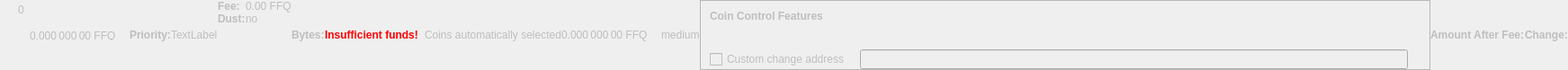
    <widget class="QWidget" name="dummyHideWidget" native="true">
     <property name="enabled">
      <bool>false</bool>
     </property>
     <property name="maximumSize">
      <size>
       <width>100</width>
       <height>22</height>
      </size>
     </property>
     <layout class="QHBoxLayout" name="dummyHideLayout">
      <property name="spacing">
       <number>0</number>
      </property>
      <property name="leftMargin">
       <number>0</number>
      </property>
      <property name="topMargin">
       <number>0</number>
      </property>
      <property name="rightMargin">
       <number>0</number>
      </property>
      <property name="bottomMargin">
       <number>0</number>
      </property>
      <item>
       <layout class="QFormLayout" name="formLayoutCoinControl1">
        <property name="horizontalSpacing">
         <number>10</number>
        </property>
        <property name="verticalSpacing">
         <number>14</number>
        </property>
        <property name="leftMargin">
         <number>10</number>
        </property>
        <property name="topMargin">
         <number>4</number>
        </property>
        <property name="rightMargin">
         <number>6</number>
        </property>
        <item row="0" column="1">
         <widget class="QLabel" name="labelCoinControlBytes">
          <property name="cursor">
           <cursorShape>IBeamCursor</cursorShape>
          </property>
          <property name="contextMenuPolicy">
           <enum>Qt::ActionsContextMenu</enum>
          </property>
          <property name="text">
           <string notr="true">0</string>
          </property>
          <property name="textInteractionFlags">
           <set>Qt::LinksAccessibleByMouse|Qt::TextSelectableByKeyboard|Qt::TextSelectableByMouse</set>
          </property>
         </widget>
        </item>
       </layout>
      </item>
      <item>
       <widget class="QLabel" name="labelCoinControlAfterFee">
        <property name="enabled">
         <bool>false</bool>
        </property>
        <property name="sizePolicy">
         <sizepolicy hsizetype="Fixed" vsizetype="Fixed">
          <horstretch>0</horstretch>
          <verstretch>0</verstretch>
         </sizepolicy>
        </property>
        <property name="minimumSize">
         <size>
          <width>111</width>
          <height>12</height>
         </size>
        </property>
        <property name="maximumSize">
         <size>
          <width>111</width>
          <height>12</height>
         </size>
        </property>
        <property name="cursor">
         <cursorShape>IBeamCursor</cursorShape>
        </property>
        <property name="contextMenuPolicy">
         <enum>Qt::ActionsContextMenu</enum>
        </property>
        <property name="text">
         <string notr="true">0.000 000 00 FFQ</string>
        </property>
        <property name="textInteractionFlags">
         <set>Qt::LinksAccessibleByMouse|Qt::TextSelectableByKeyboard|Qt::TextSelectableByMouse</set>
        </property>
       </widget>
      </item>
      <item>
       <widget class="QLabel" name="labelCoinControlPriorityText">
        <property name="enabled">
         <bool>false</bool>
        </property>
        <property name="font">
         <font>
          <weight>75</weight>
          <bold>true</bold>
         </font>
        </property>
        <property name="text">
         <string>Priority:</string>
        </property>
       </widget>
      </item>
      <item>
       <layout class="QHBoxLayout" name="horizontalLayout">
        <item>
         <widget class="QLabel" name="WarningLabel">
          <property name="text">
           <string>TextLabel</string>
          </property>
         </widget>
        </item>
       </layout>
      </item>
      <item>
       <layout class="QFormLayout" name="formLayoutCoinControl3">
        <property name="horizontalSpacing">
         <number>0</number>
        </property>
        <property name="verticalSpacing">
         <number>0</number>
        </property>
        <property name="leftMargin">
         <number>0</number>
        </property>
        <property name="topMargin">
         <number>0</number>
        </property>
        <property name="rightMargin">
         <number>0</number>
        </property>
        <item row="0" column="0">
         <widget class="QLabel" name="labelCoinControlFeeText">
          <property name="enabled">
           <bool>false</bool>
          </property>
          <property name="font">
           <font>
            <weight>75</weight>
            <bold>true</bold>
           </font>
          </property>
          <property name="text">
           <string>Fee:</string>
          </property>
          <property name="margin">
           <number>0</number>
          </property>
         </widget>
        </item>
        <item row="0" column="1">
         <widget class="QLabel" name="labelCoinControlFee">
          <property name="enabled">
           <bool>false</bool>
          </property>
          <property name="cursor">
           <cursorShape>IBeamCursor</cursorShape>
          </property>
          <property name="contextMenuPolicy">
           <enum>Qt::ActionsContextMenu</enum>
          </property>
          <property name="text">
           <string notr="true">0.00 FFQ</string>
          </property>
          <property name="textInteractionFlags">
           <set>Qt::LinksAccessibleByMouse|Qt::TextSelectableByKeyboard|Qt::TextSelectableByMouse</set>
          </property>
         </widget>
        </item>
        <item row="1" column="0">
         <widget class="QLabel" name="labelCoinControlLowOutputText">
          <property name="enabled">
           <bool>false</bool>
          </property>
          <property name="font">
           <font>
            <weight>75</weight>
            <bold>true</bold>
           </font>
          </property>
          <property name="text">
           <string>Dust:</string>
          </property>
         </widget>
        </item>
        <item row="1" column="1">
         <widget class="QLabel" name="labelCoinControlLowOutput">
          <property name="enabled">
           <bool>false</bool>
          </property>
          <property name="cursor">
           <cursorShape>IBeamCursor</cursorShape>
          </property>
          <property name="contextMenuPolicy">
           <enum>Qt::ActionsContextMenu</enum>
          </property>
          <property name="text">
           <string>no</string>
          </property>
          <property name="textInteractionFlags">
           <set>Qt::LinksAccessibleByMouse|Qt::TextSelectableByKeyboard|Qt::TextSelectableByMouse</set>
          </property>
         </widget>
        </item>
       </layout>
      </item>
      <item>
       <widget class="QLabel" name="labelCoinControlBytesText">
        <property name="enabled">
         <bool>false</bool>
        </property>
        <property name="font">
         <font>
          <weight>75</weight>
          <bold>true</bold>
         </font>
        </property>
        <property name="text">
         <string>Bytes:</string>
        </property>
       </widget>
      </item>
      <item>
       <layout class="QFormLayout" name="formLayoutCoinControl2">
        <property name="horizontalSpacing">
         <number>0</number>
        </property>
        <property name="verticalSpacing">
         <number>0</number>
        </property>
        <property name="leftMargin">
         <number>0</number>
        </property>
        <property name="topMargin">
         <number>0</number>
        </property>
        <property name="rightMargin">
         <number>0</number>
        </property>
       </layout>
      </item>
      <item>
       <layout class="QHBoxLayout" name="horizontalLayoutCoinControl2">
        <property name="spacing">
         <number>0</number>
        </property>
        <property name="bottomMargin">
         <number>0</number>
        </property>
       </layout>
      </item>
      <item>
       <widget class="QLabel" name="labelCoinControlInsuffFunds">
        <property name="enabled">
         <bool>false</bool>
        </property>
        <property name="minimumSize">
         <size>
          <width>0</width>
          <height>0</height>
         </size>
        </property>
        <property name="font">
         <font>
          <weight>75</weight>
          <bold>true</bold>
         </font>
        </property>
        <property name="styleSheet">
         <string notr="true">color:red;font-weight:bold;</string>
        </property>
        <property name="text">
         <string>Insufficient funds!</string>
        </property>
        <property name="margin">
         <number>5</number>
        </property>
       </widget>
      </item>
      <item>
       <layout class="QFormLayout" name="formLayoutCoinControl4">
        <property name="horizontalSpacing">
         <number>0</number>
        </property>
        <property name="verticalSpacing">
         <number>0</number>
        </property>
        <property name="leftMargin">
         <number>0</number>
        </property>
        <property name="topMargin">
         <number>0</number>
        </property>
        <property name="rightMargin">
         <number>0</number>
        </property>
       </layout>
      </item>
      <item>
       <widget class="QLabel" name="labelCoinControlChangeLabel">
        <property name="enabled">
         <bool>false</bool>
        </property>
        <property name="sizePolicy">
         <sizepolicy hsizetype="Preferred" vsizetype="Expanding">
          <horstretch>0</horstretch>
          <verstretch>0</verstretch>
         </sizepolicy>
        </property>
        <property name="minimumSize">
         <size>
          <width>0</width>
          <height>0</height>
         </size>
        </property>
        <property name="text">
         <string/>
        </property>
        <property name="margin">
         <number>3</number>
        </property>
       </widget>
      </item>
      <item>
       <widget class="QLabel" name="labelCoinControlAutomaticallySelected">
        <property name="enabled">
         <bool>false</bool>
        </property>
        <property name="sizePolicy">
         <sizepolicy hsizetype="Fixed" vsizetype="Fixed">
          <horstretch>0</horstretch>
          <verstretch>0</verstretch>
         </sizepolicy>
        </property>
        <property name="minimumSize">
         <size>
          <width>0</width>
          <height>0</height>
         </size>
        </property>
        <property name="maximumSize">
         <size>
          <width>240</width>
          <height>16777215</height>
         </size>
        </property>
        <property name="text">
         <string>Coins automatically selected</string>
        </property>
        <property name="margin">
         <number>5</number>
        </property>
       </widget>
      </item>
      <item>
       <widget class="QLabel" name="labelCoinControlChange">
        <property name="enabled">
         <bool>false</bool>
        </property>
        <property name="sizePolicy">
         <sizepolicy hsizetype="Fixed" vsizetype="Fixed">
          <horstretch>0</horstretch>
          <verstretch>0</verstretch>
         </sizepolicy>
        </property>
        <property name="minimumSize">
         <size>
          <width>111</width>
          <height>0</height>
         </size>
        </property>
        <property name="maximumSize">
         <size>
          <width>111</width>
          <height>16777215</height>
         </size>
        </property>
        <property name="cursor">
         <cursorShape>IBeamCursor</cursorShape>
        </property>
        <property name="contextMenuPolicy">
         <enum>Qt::ActionsContextMenu</enum>
        </property>
        <property name="text">
         <string notr="true">0.000 000 00 FFQ</string>
        </property>
        <property name="textInteractionFlags">
         <set>Qt::LinksAccessibleByMouse|Qt::TextSelectableByKeyboard|Qt::TextSelectableByMouse</set>
        </property>
       </widget>
      </item>
      <item>
       <widget class="QLabel" name="labelCoinControlPriority">
        <property name="enabled">
         <bool>false</bool>
        </property>
        <property name="cursor">
         <cursorShape>IBeamCursor</cursorShape>
        </property>
        <property name="contextMenuPolicy">
         <enum>Qt::ActionsContextMenu</enum>
        </property>
        <property name="text">
         <string>medium</string>
        </property>
        <property name="textInteractionFlags">
         <set>Qt::LinksAccessibleByMouse|Qt::TextSelectableByKeyboard|Qt::TextSelectableByMouse</set>
        </property>
       </widget>
      </item>
      <item>
       <widget class="QFrame" name="frameCoinControl">
        <property name="sizePolicy">
         <sizepolicy hsizetype="Expanding" vsizetype="Expanding">
          <horstretch>0</horstretch>
          <verstretch>0</verstretch>
         </sizepolicy>
        </property>
        <property name="maximumSize">
         <size>
          <width>16777215</width>
          <height>16777215</height>
         </size>
        </property>
        <property name="frameShape">
         <enum>QFrame::StyledPanel</enum>
        </property>
        <property name="frameShadow">
         <enum>QFrame::Sunken</enum>
        </property>
        <layout class="QVBoxLayout" name="verticalLayoutCoinControl2_2">
         <property name="spacing">
          <number>0</number>
         </property>
         <property name="leftMargin">
          <number>0</number>
         </property>
         <property name="topMargin">
          <number>0</number>
         </property>
         <property name="rightMargin">
          <number>0</number>
         </property>
         <property name="bottomMargin">
          <number>0</number>
         </property>
         <item>
          <layout class="QVBoxLayout" name="verticalLayoutCoinControl" stretch="0,0,0,1">
           <property name="spacing">
            <number>0</number>
           </property>
           <property name="leftMargin">
            <number>10</number>
           </property>
           <property name="topMargin">
            <number>10</number>
           </property>
           <item>
            <layout class="QHBoxLayout" name="horizontalLayoutCoinControl1">
             <property name="bottomMargin">
              <number>15</number>
             </property>
             <item>
              <widget class="QLabel" name="labelCoinControlFeatures">
               <property name="enabled">
                <bool>false</bool>
               </property>
               <property name="sizePolicy">
                <sizepolicy hsizetype="Preferred" vsizetype="Maximum">
                 <horstretch>0</horstretch>
                 <verstretch>0</verstretch>
                </sizepolicy>
               </property>
               <property name="font">
                <font>
                 <weight>75</weight>
                 <bold>true</bold>
                </font>
               </property>
               <property name="styleSheet">
                <string notr="true">font-weight:bold;</string>
               </property>
               <property name="text">
                <string>Coin Control Features</string>
               </property>
              </widget>
             </item>
            </layout>
           </item>
           <item>
            <widget class="QWidget" name="widgetCoinControl" native="true">
             <property name="sizePolicy">
              <sizepolicy hsizetype="Preferred" vsizetype="Preferred">
               <horstretch>0</horstretch>
               <verstretch>0</verstretch>
              </sizepolicy>
             </property>
             <property name="minimumSize">
              <size>
               <width>0</width>
               <height>0</height>
              </size>
             </property>
             <property name="styleSheet">
              <string notr="true"/>
             </property>
             <layout class="QHBoxLayout" name="horizontalLayoutCoinControl5_2">
              <property name="leftMargin">
               <number>0</number>
              </property>
              <property name="topMargin">
               <number>0</number>
              </property>
              <property name="rightMargin">
               <number>0</number>
              </property>
              <property name="bottomMargin">
               <number>0</number>
              </property>
              <item>
               <layout class="QHBoxLayout" name="horizontalLayoutCoinControl3">
                <property name="spacing">
                 <number>20</number>
                </property>
                <property name="topMargin">
                 <number>0</number>
                </property>
                <property name="bottomMargin">
                 <number>10</number>
                </property>
               </layout>
              </item>
             </layout>
            </widget>
           </item>
           <item>
            <layout class="QHBoxLayout" name="horizontalLayoutCoinControl4" stretch="0,0,0">
             <property name="spacing">
              <number>12</number>
             </property>
             <property name="sizeConstraint">
              <enum>QLayout::SetDefaultConstraint</enum>
             </property>
             <property name="topMargin">
              <number>5</number>
             </property>
             <property name="rightMargin">
              <number>5</number>
             </property>
             <item>
              <widget class="QCheckBox" name="checkBoxCoinControlChange">
               <property name="enabled">
                <bool>false</bool>
               </property>
               <property name="toolTip">
                <string>If this is activated, but the change address is empty or invalid, change will be sent to a newly generated address.</string>
               </property>
               <property name="text">
                <string>Custom change address</string>
               </property>
              </widget>
             </item>
             <item>
              <widget class="QValidatedLineEdit" name="lineEditCoinControlChange">
               <property name="enabled">
                <bool>false</bool>
               </property>
               <property name="sizePolicy">
                <sizepolicy hsizetype="Expanding" vsizetype="Fixed">
                 <horstretch>0</horstretch>
                 <verstretch>0</verstretch>
                </sizepolicy>
               </property>
              </widget>
             </item>
             <item>
              <widget class="QLabel" name="labelCoinControlChangeLabel_2">
               <property name="sizePolicy">
                <sizepolicy hsizetype="Preferred" vsizetype="Expanding">
                 <horstretch>0</horstretch>
                 <verstretch>0</verstretch>
                </sizepolicy>
               </property>
               <property name="minimumSize">
                <size>
                 <width>0</width>
                 <height>0</height>
                </size>
               </property>
               <property name="text">
                <string/>
               </property>
               <property name="margin">
                <number>3</number>
               </property>
              </widget>
             </item>
            </layout>
           </item>
           <item>
            <spacer name="verticalSpacerCoinControl">
             <property name="orientation">
              <enum>Qt::Vertical</enum>
             </property>
             <property name="sizeHint" stdset="0">
              <size>
               <width>800</width>
               <height>1</height>
              </size>
             </property>
            </spacer>
           </item>
          </layout>
         </item>
        </layout>
       </widget>
      </item>
      <item>
       <widget class="QLabel" name="labelCoinControlAfterFeeText">
        <property name="enabled">
         <bool>false</bool>
        </property>
        <property name="minimumSize">
         <size>
          <width>0</width>
          <height>0</height>
         </size>
        </property>
        <property name="maximumSize">
         <size>
          <width>16777215</width>
          <height>16777215</height>
         </size>
        </property>
        <property name="font">
         <font>
          <weight>75</weight>
          <bold>true</bold>
         </font>
        </property>
        <property name="text">
         <string>Amount After Fee:</string>
        </property>
        <property name="alignment">
         <set>Qt::AlignLeading|Qt::AlignLeft|Qt::AlignVCenter</set>
        </property>
        <property name="margin">
         <number>0</number>
        </property>
       </widget>
      </item>
      <item>
       <widget class="QLabel" name="labelCoinControlChangeText">
        <property name="enabled">
         <bool>false</bool>
        </property>
        <property name="sizePolicy">
         <sizepolicy hsizetype="Preferred" vsizetype="Preferred">
          <horstretch>0</horstretch>
          <verstretch>0</verstretch>
         </sizepolicy>
        </property>
        <property name="minimumSize">
         <size>
          <width>0</width>
          <height>0</height>
         </size>
        </property>
        <property name="maximumSize">
         <size>
          <width>16777215</width>
          <height>16777215</height>
         </size>
        </property>
        <property name="font">
         <font>
          <weight>75</weight>
          <bold>true</bold>
         </font>
        </property>
        <property name="text">
         <string>Change:</string>
        </property>
        <property name="alignment">
         <set>Qt::AlignLeading|Qt::AlignLeft|Qt::AlignVCenter</set>
        </property>
       </widget>
      </item>
     </layout>
    </widget>
